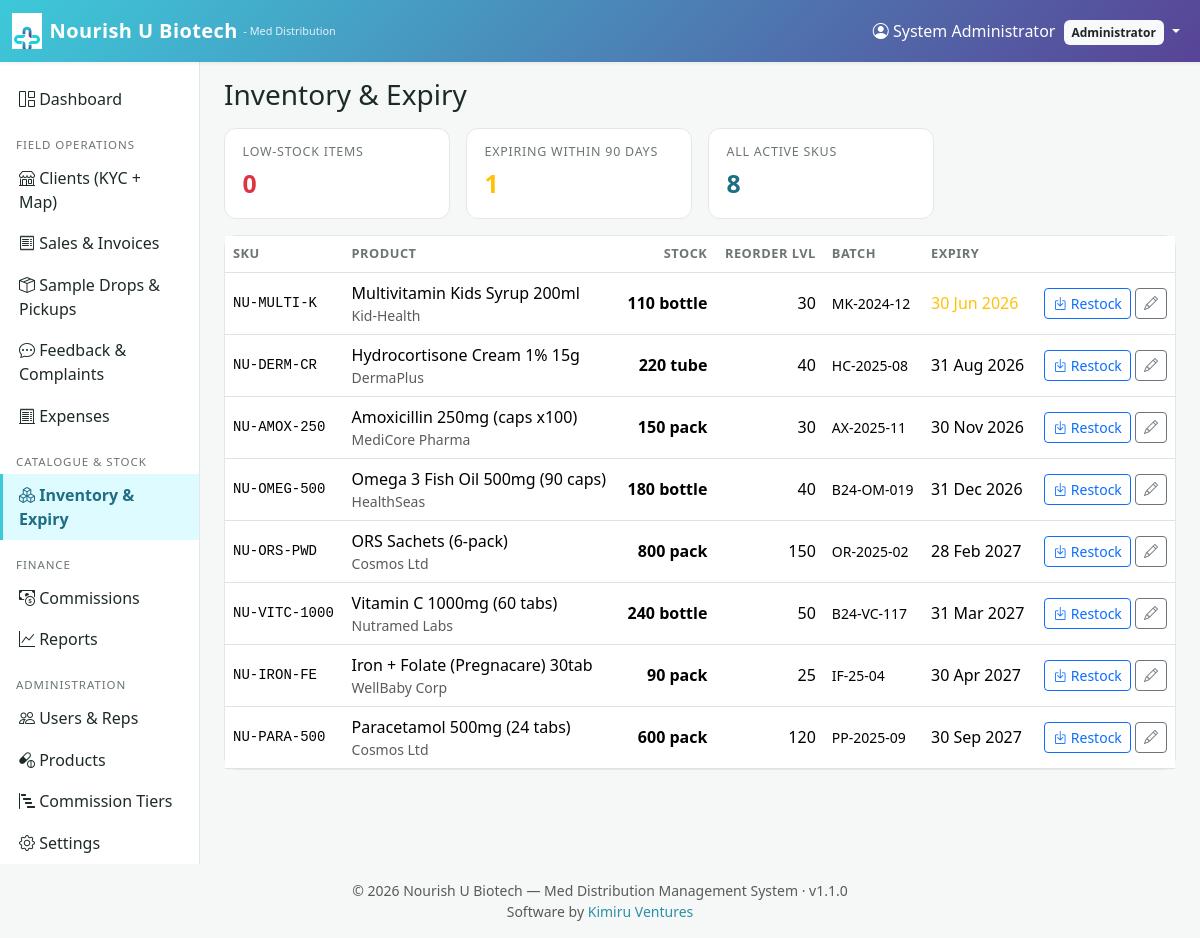
/inventory/index.php (signed in), run on the app's committed database.
### tables this page shows
CREATE TABLE products (
    id                  INT UNSIGNED  AUTO_INCREMENT PRIMARY KEY,
    sku                 VARCHAR(60)   NOT NULL UNIQUE,
    name                VARCHAR(180)  NOT NULL,
    category            VARCHAR(80)   NULL,
    manufacturer        VARCHAR(160)  NULL,
    country_of_origin   VARCHAR(80)   NULL,
    unit                VARCHAR(40)   NOT NULL DEFAULT 'pack',
    price               DECIMAL(14,2) NOT NULL DEFAULT 0,
    cost                DECIMAL(14,2) NOT NULL DEFAULT 0,
    base_commission_pct DECIMAL(5,2)  NOT NULL DEFAULT 0
                        COMMENT 'Per-product commission percentage e.g. 5.00',
    stock_qty           INT           NOT NULL DEFAULT 0,
    reorder_level       INT           NOT NULL DEFAULT 0,
    batch_no            VARCHAR(80)   NULL,
    expiry_date         DATE          NULL,
    status              ENUM('active','inactive') NOT NULL DEFAULT 'active',
    description         TEXT          NULL,
    created_at          DATETIME      NOT NULL DEFAULT CURRENT_TIMESTAMP,
    updated_at          DATETIME      NOT NULL DEFAULT CURRENT_TIMESTAMP
                                       ON UPDATE CURRENT_TIMESTAMP,
    INDEX idx_products_status (status),
    INDEX idx_products_expiry (expiry_date),
    deleted_at    DATETIME      NULL,
    deleted_by    INT UNSIGNED  NULL,
    delete_reason VARCHAR(255)  NULL
);

### includes/functions.php (called while the page is built, shortened)
<?php
function e(?string $s): string {
    return htmlspecialchars($s ?? '', ENT_QUOTES | ENT_SUBSTITUTE, 'UTF-8');
}
function fdate(?string $d, string $fmt = 'd M Y'): string {
    return date($fmt, strtotime($d));
}
function url(string $path = ''): string {
    return BASE_URL . '/' . ltrim($path, '/');
}

### inventory/index.php (the view, shortened to what this page needs)
<?php
require_once __DIR__ . '/../config/config.php';
$where = ["status='active'"]; $args = [];
$sql  = "SELECT * FROM products WHERE " . implode(' AND ', $where) . " ORDER BY expiry_date IS NULL, expiry_date, name";
$stmt = $pdo->prepare($sql); $stmt->execute($args);
$rows = $stmt->fetchAll();
$mLow = (int)$pdo->query("SELECT COUNT(*) FROM products WHERE status='active' AND stock_qty <= reorder_level")->fetchColumn();
$mExp = (int)$pdo->query("SELECT COUNT(*) FROM products WHERE status='active' AND expiry_date <= DATE_ADD(CURDATE(), INTERVAL 90 DAY)")->fetchColumn();
require __DIR__ . '/../includes/header.php';
?>
<h3 class="mb-3">Inventory &amp; Expiry</h3>
<div class="row g-3 mb-3">
  <div class="col-md-3"><a class="text-decoration-none" href="?only=low">
    <div class="metric"><h6>Low-stock items</h6><div class="v text-danger"><?= $mLow ?></div></div></a></div>
  <div class="col-md-3"><a class="text-decoration-none" href="?only=expiring">
    <div class="metric"><h6>Expiring within 90 days</h6><div class="v text-warning"><?= $mExp ?></div></div></a></div>
  <div class="col-md-3"><a class="text-decoration-none" href="?">
    <div class="metric"><h6>All active SKUs</h6><div class="v"><?= count($rows) ?></div></div></a></div>
</div>
<div class="card"><div class="table-responsive">
<table class="table table-clean align-middle mb-0">
<thead><tr><th>SKU</th><th>Product</th><th class="text-end">Stock</th><th class="text-end">Reorder lvl</th>
  <th>Batch</th><th>Expiry</th><th></th></tr></thead>
<tbody>
<?php foreach ($rows as $p):
  $low  = $p['stock_qty'] <= $p['reorder_level'];
  $exp  = $p['expiry_date'] && strtotime($p['expiry_date']) < strtotime('+90 days');
  $exp30= $p['expiry_date'] && strtotime($p['expiry_date']) < strtotime('+30 days');
?>
<tr class="<?= $low?'table-danger':'' ?>">
  <td class="font-monospace small"><?= e($p['sku']) ?></td>
  <td><?= e($p['name']) ?><div class="small text-muted"><?= e($p['manufacturer']) ?></div></td>
  <td class="text-end fw-bold"><?= (int)$p['stock_qty'] ?> <?= e($p['unit']) ?></td>
  <td class="text-end"><?= (int)$p['reorder_level'] ?></td>
  <td class="small"><?= e($p['batch_no']) ?></td>
  <td class="<?= $exp30?'text-danger fw-bold':($exp?'text-warning':'') ?>"><?= e(fdate($p['expiry_date'])) ?></td>
  <td class="text-end">
    <button class="btn btn-sm btn-outline-primary" data-bs-toggle="collapse" data-bs-target="#rs_<?= (int)$p['id'] ?>">
      <i class="bi bi-box-arrow-in-down"></i> Restock</button>
    <a class="btn btn-sm btn-outline-secondary" href="<?= url('admin/products.php?action=edit&id=' . (int)$p['id']) ?>">
      <i class="bi bi-pencil"></i></a>
  </td>
</tr>
<?php endforeach; ?>
</tbody></table></div></div>
<?php require __DIR__ . '/../includes/footer.php'; ?>

### assets/css/style.css (style rules this page uses)
:root { --nu-primary: #2a8fa8; --nu-primary-d: #1e6e84; --nu-cyan: #3dc9d9; --nu-purple: #594396; --nu-purple-d: #3f2f6c; --nu-accent: #f4a300; --nu-bg: #f6f8f7; --nu-text: #1d2b27; --nu-muted: #6b7572; --nu-card: #ffffff; --nu-border: #e3e8e6; --nu-grad: linear-gradient(135deg, var(--nu-cyan) 0%, var(--nu-purple) 100%); }
body { background: var(--nu-bg); color: var(--nu-text); font-family: 'Segoe UI', Roboto, system-ui, sans-serif; }
a { color: var(--nu-primary); }
.card { border: 1px solid var(--nu-border); border-radius: 12px; }
.metric { background: #fff; border: 1px solid var(--nu-border); border-radius: 12px; padding: 1rem 1.1rem; }
.metric h6 { color: var(--nu-muted); font-size: .78rem; text-transform: uppercase; letter-spacing: .06em; margin: 0 0 .35rem; }
.metric .v { font-size: 1.55rem; font-weight: 700; color: var(--nu-primary-d); }
table.table-clean th { font-size: .8rem; color: var(--nu-muted); text-transform: uppercase; letter-spacing: .04em; }
table.table-clean td { vertical-align: middle; }
.table-responsive { -webkit-overflow-scrolling: touch; }

### data on the page
products: sku "NU-MULTI-K", name "Multivitamin Kids Syrup 200ml", manufacturer "Kid-Health", stock_qty "110", unit "bottle", reorder_level "30", batch_no "MK-2024-12", expiry_date "30 Jun 2026"
products: sku "NU-DERM-CR", name "Hydrocortisone Cream 1% 15g", manufacturer "DermaPlus", stock_qty "220", unit "tube", reorder_level "40", batch_no "HC-2025-08", expiry_date "31 Aug 2026"
products: sku "NU-AMOX-250", name "Amoxicillin 250mg (caps x100)", manufacturer "MediCore Pharma", stock_qty "150", unit "pack", reorder_level "30", batch_no "AX-2025-11", expiry_date "30 Nov 2026"
products: sku "NU-OMEG-500", name "Omega 3 Fish Oil 500mg (90 caps)", manufacturer "HealthSeas", stock_qty "180", unit "bottle", reorder_level "40", batch_no "B24-OM-019", expiry_date "31 Dec 2026"
products: sku "NU-ORS-PWD", name "ORS Sachets (6-pack)", manufacturer "Cosmos Ltd", stock_qty "800", unit "pack", reorder_level "150", batch_no "OR-2025-02", expiry_date "28 Feb 2027"
products: sku "NU-VITC-1000", name "Vitamin C 1000mg (60 tabs)", manufacturer "Nutramed Labs", stock_qty "240", unit "bottle", reorder_level "50", batch_no "B24-VC-117", expiry_date "31 Mar 2027"
products: sku "NU-IRON-FE", name "Iron + Folate (Pregnacare) 30tab", manufacturer "WellBaby Corp", stock_qty "90", unit "pack", reorder_level "25", batch_no "IF-25-04", expiry_date "30 Apr 2027"
products: sku "NU-PARA-500", name "Paracetamol 500mg (24 tabs)", manufacturer "Cosmos Ltd", stock_qty "600", unit "pack", reorder_level "120", batch_no "PP-2025-09", expiry_date "30 Sep 2027"

### other printed values
$u['name'] "System Administrator"
role_label($u['role']) "Administrator"
$mLow "0"
$mExp "1"
count($rows) "8"
APP_NAME "Nourish U Biotech"
APP_TAGLINE "Med Distribution Management System"
APP_VERSION "1.1.0"
